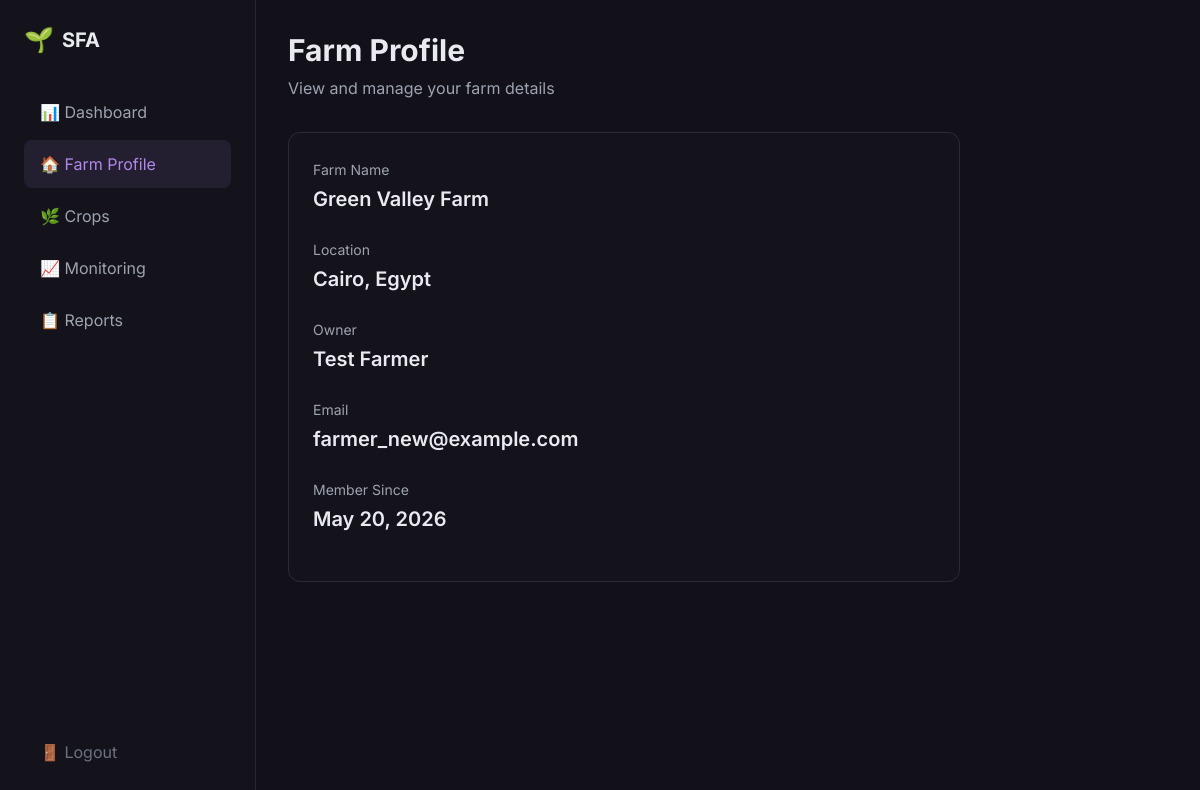
/farm-profile (signed in), run on the app's committed database.
### app.py (models this page shows, shortened)
class Farm(db.Model):
    id = db.Column(db.Integer, primary_key=True)
    name = db.Column(db.String(100), nullable=False)
    location = db.Column(db.String(200), nullable=False)
    owner_id = db.Column(db.Integer, db.ForeignKey('user.id'))
    created_at = db.Column(db.DateTime, default=datetime.utcnow)

class User(UserMixin, db.Model):
    id = db.Column(db.Integer, primary_key=True)
    email = db.Column(db.String(100), unique=True, nullable=False)
    password = db.Column(db.String(200), nullable=False)
    full_name = db.Column(db.String(100), nullable=False)
    farm_id = db.Column(db.Integer, db.ForeignKey('farm.id'))
    created_at = db.Column(db.DateTime, default=datetime.utcnow)
    @property
    def is_authenticated(self):
        return True

### app.py (the view)
@app.route('/farm-profile')
@login_required
def farm_profile():
    farm = Farm.query.get(current_user.farm_id)
    return render_template('farm_profile.html', farm=farm, current_user=current_user)

### app.py (called while the page is built)
@login_manager.user_loader
def load_user(user_id):
    return User.query.get(int(user_id))

### templates/farm_profile.html (shortened to what this page needs)
<!DOCTYPE html>
<html lang="en">
<head>
    <script src="https://cdn.tailwindcss.com"></script>
</head>
<body class="bg-[#12111a] text-[#E8EAF0]">
    <div class="w-64 sidebar border-r border-gray-800 fixed left-0 top-0 h-full">
        <div class="p-6">
            <div class="flex items-center gap-2 mb-8">
                <span class="text-2xl">🌱</span>
                <span class="font-bold text-xl">SFA</span>
            </div>
            <nav class="space-y-1">
                <a href="/dashboard" class="flex items-center gap-3 px-4 py-3 rounded-lg text-gray-400 hover:bg-gray-800">📊 Dashboard</a>
                <a href="/farm-profile" class="flex items-center gap-3 px-4 py-3 rounded-lg bg-[#b188ea]/10 text-[#b188ea]">🏠 Farm Profile</a>
                <a href="/crops" class="flex items-center gap-3 px-4 py-3 rounded-lg text-gray-400 hover:bg-gray-800">🌿 Crops</a>
                <a href="/monitoring" class="flex items-center gap-3 px-4 py-3 rounded-lg text-gray-400 hover:bg-gray-800">📈 Monitoring</a>
                <a href="/reports" class="flex items-center gap-3 px-4 py-3 rounded-lg text-gray-400 hover:bg-gray-800">📋 Reports</a>
            </nav>
        </div>
        <div class="absolute bottom-6 left-0 right-0 px-6">
            <a href="/logout" class="flex items-center gap-3 px-4 py-3 rounded-lg text-gray-500 hover:bg-gray-800">🚪 Logout</a>
        </div>
    </div>
    <div class="ml-64 p-8">
        <h1 class="text-3xl font-bold mb-2">Farm Profile</h1>
        <p class="text-gray-400 mb-8">View and manage your farm details</p>
        <div class="card rounded-xl p-6 max-w-2xl">
            <div class="mb-6">
                <label class="text-gray-400 text-sm">Farm Name</label>
                <div class="text-xl font-semibold mt-1">{{ farm.name }}</div>
            </div>
            <div class="mb-6">
                <label class="text-gray-400 text-sm">Location</label>
                <div class="text-xl font-semibold mt-1">{{ farm.location }}</div>
            </div>
            <div class="mb-6">
                <label class="text-gray-400 text-sm">Owner</label>
                <div class="text-xl font-semibold mt-1">{{ current_user.full_name }}</div>
            </div>
            <div class="mb-6">
                <label class="text-gray-400 text-sm">Email</label>
                <div class="text-xl font-semibold mt-1">{{ current_user.email }}</div>
            </div>
            <div class="mb-6">
                <label class="text-gray-400 text-sm">Member Since</label>
                <div class="text-xl font-semibold mt-1">{{ current_user.created_at.strftime('%B %d, %Y') if current_user.created_at else 'Today' }}</div>
            </div>
        </div>
    </div>
</body>
</html>

### templates/farm_profile.html (style rules this page uses)
* { font-family: 'Inter', sans-serif; }
body { background: #12111a; }
.sidebar { background: #14131b; }
.card { background: #14131b; border: 1px solid #2a2a3a; }

### data on the page
Farm: name "Green Valley Farm", location "Cairo, Egypt"
User: full_name "Test Farmer", email "farmer_new@example.com", created_at "May 20, 2026"
